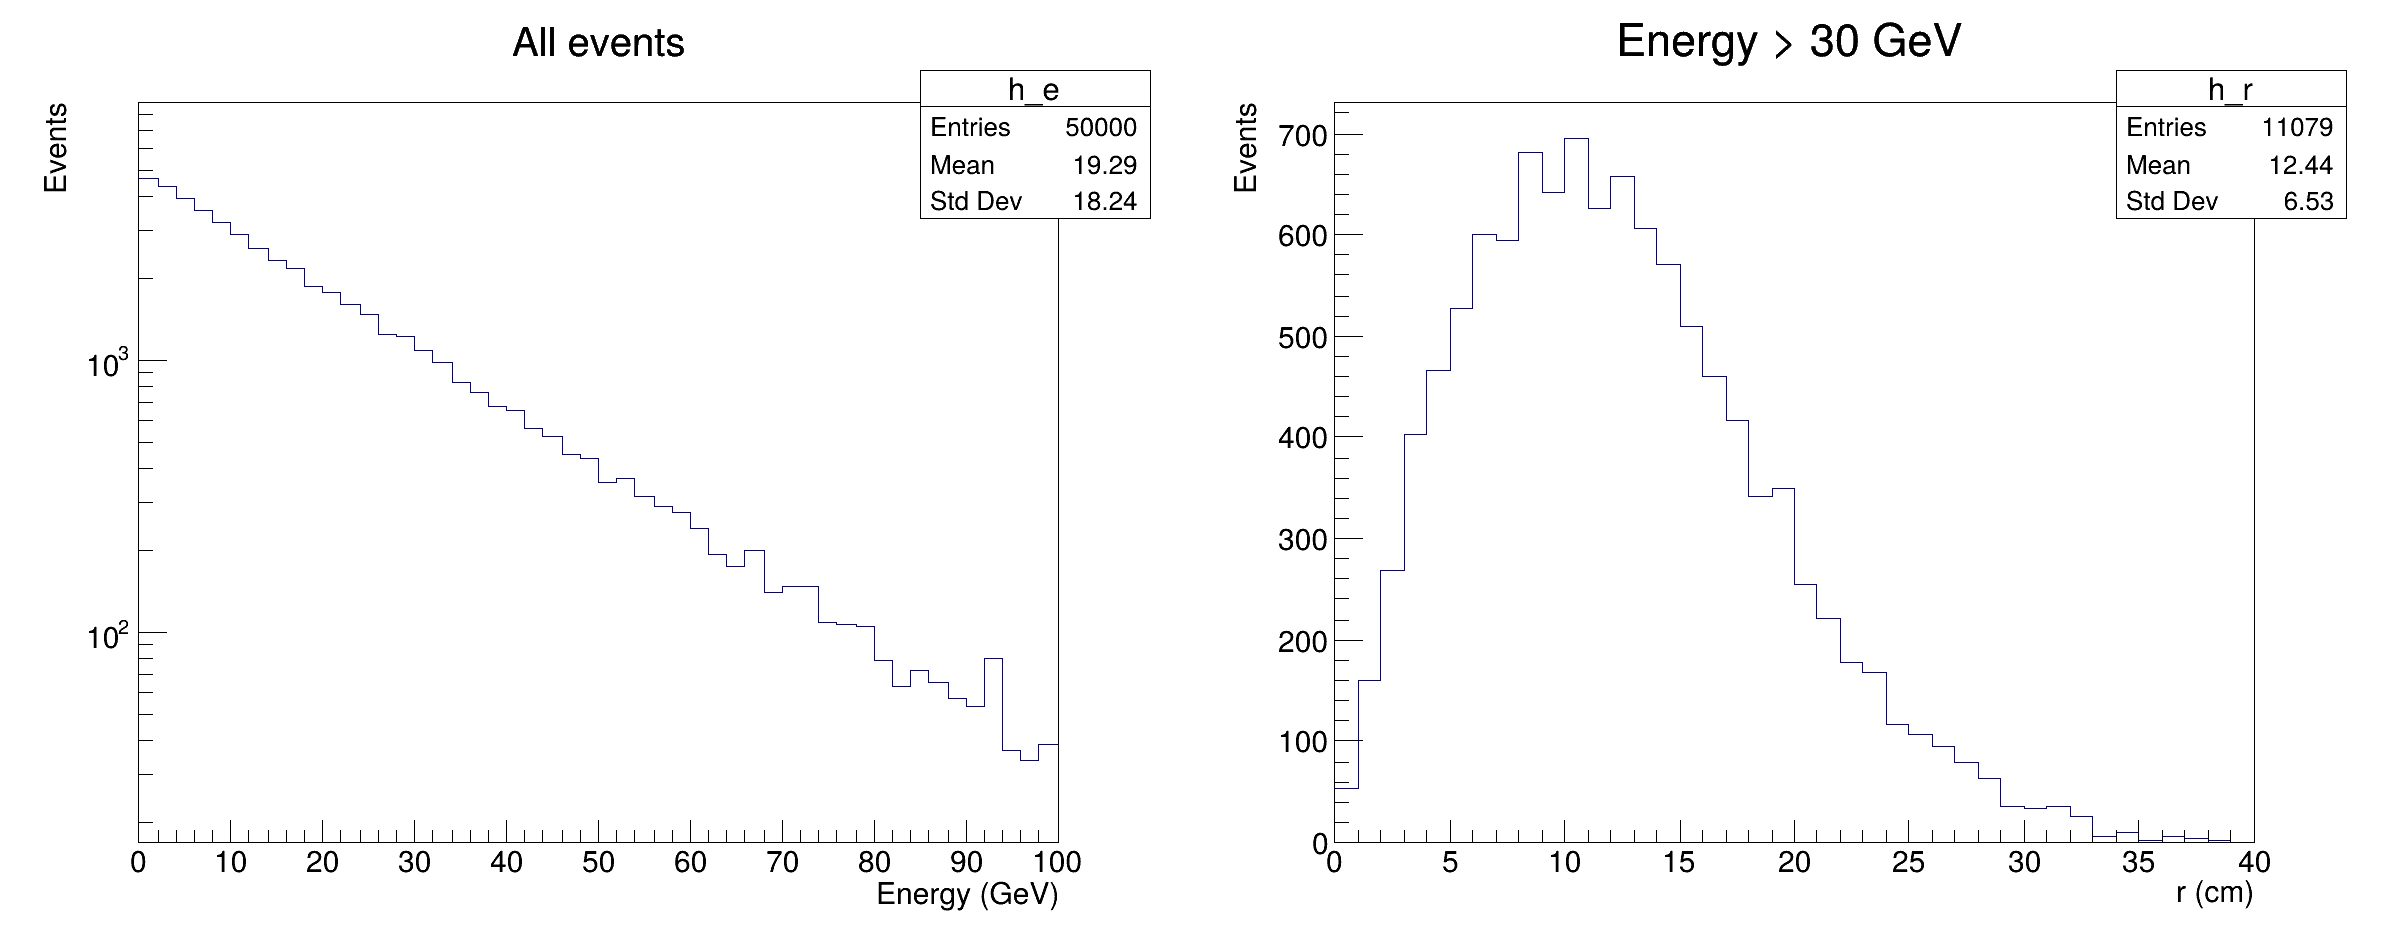

Recreate this plot in Python.
# rdf_basic.py -- first steps with RDataFrame
# Run with:   python rdf_basic.py     (needs ../ch07_trees/toy_tree.root)
import ROOT

# A dataframe on top of a tree: RDataFrame("tree name", "file name")
df = ROOT.RDataFrame("events", "../ch07_trees/toy_tree.root")

# Define = make a new column.  Filter = keep only events that pass a cut.
df_sel = (df.Define("r", "sqrt(x*x + y*y)")
            .Filter("energy > 30", "Energy above 30 GeV"))

# Results are LAZY: these lines only "book" the work, nothing runs yet
n_all  = df.Count()
n_sel  = df_sel.Count()
mean_r = df_sel.Mean("r")
h_e = df.Histo1D(("h_e", "All events;Energy (GeV);Events", 50, 0, 100), "energy")
h_r = df_sel.Histo1D(("h_r", "Energy > 30 GeV;r (cm);Events", 40, 0, 40), "r")

# The first time we ask for a value, ONE loop over the data fills everything
print("All events     :", n_all.GetValue())
print("Selected events:", n_sel.GetValue())
print(f"Mean r         : {mean_r.GetValue():.2f} cm")
print("The event loop ran", df.GetNRuns(), "time(s)")

c = ROOT.TCanvas("c", "RDataFrame", 1200, 500)
c.Divide(2, 1)
c.cd(1)
ROOT.gPad.SetLogy()
h_e.Draw()
c.cd(2)
h_r.Draw()
c.SaveAs("rdf_basic.png")

# Print the first rows of some columns
df_sel.Display(["eventNumber", "energy", "nHits", "r"], 5).Print()
